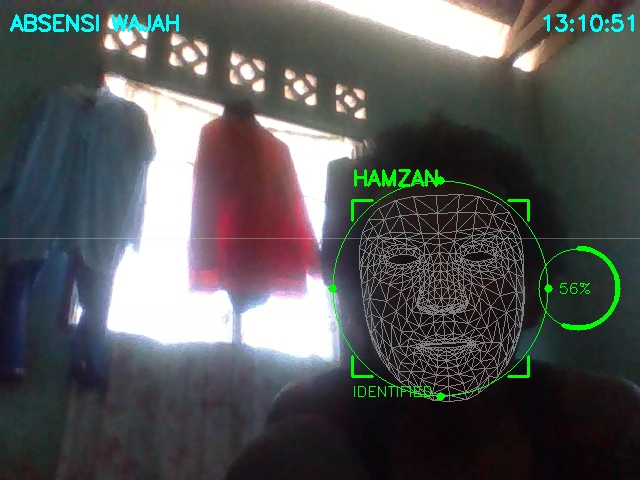
#> input picture week2-face-absen/data/bukti/Hamzan/20260610_131051.jpg, 640 x 480 px, given in place of the camera
$ python tracker.py
#> lines starting #> are read from the running program, lines starting #| are printed output that depends on the picture; after the words box and inside, x2 and y2 are one past the last pixel; in counts of white or black regions, pixels touching at a corner belong together
import cv2
import numpy as np

def nothing(x):
    pass

# 1. Inisialisasi Kamera
cap = cv2.VideoCapture(0)
cap.set(cv2.CAP_PROP_FRAME_WIDTH, 640)
cap.set(cv2.CAP_PROP_FRAME_HEIGHT, 480)

# 2. Bikin Window Control buat Trackbar Slider
cv2.namedWindow("Cyberpunk Control Panel")
cv2.resizeWindow("Cyberpunk Control Panel", 400, 350)

# 3. Buat Slider untuk Lower dan Upper HSV
cv2.createTrackbar("Lower - H", "Cyberpunk Control Panel", 0, 180, nothing)
#> slider 'Lower - H' is set to 36
cv2.createTrackbar("Lower - S", "Cyberpunk Control Panel", 0, 255, nothing)
#> slider 'Lower - S' is set to 51
cv2.createTrackbar("Lower - V", "Cyberpunk Control Panel", 0, 255, nothing)
#> slider 'Lower - V' is set to 51

cv2.createTrackbar("Upper - H", "Cyberpunk Control Panel", 180, 180, nothing)
cv2.createTrackbar("Upper - S", "Cyberpunk Control Panel", 255, 255, nothing)
cv2.createTrackbar("Upper - V", "Cyberpunk Control Panel", 255, 255, nothing)

print("[INFO] Tracker Aktif! Geser slider sampai objek lu berwarna PUTIH di jendela MASK.")
print("[INFO] Tekan 'Q' untuk keluar dan menyalin data HSV.")

while True:
    ret, frame = cap.read()
#> frame is the input picture: shape (480, 640, 3); mean B, G, R 86.1, 86.2, 84.6
    if not ret or frame is None: break

    frame = cv2.flip(frame, 1)
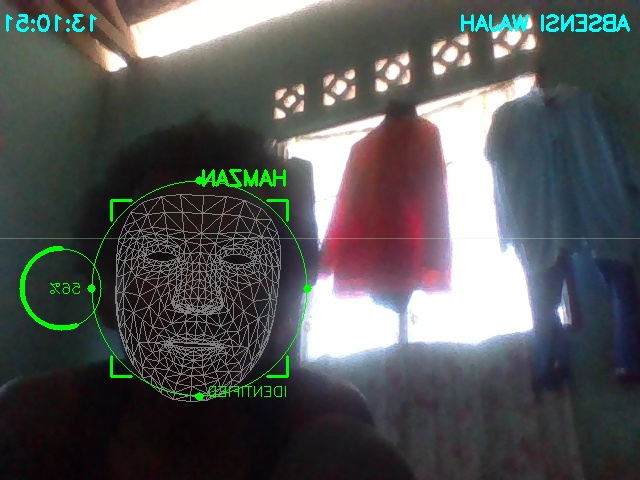
#> frame: shape (480, 640, 3); mean B, G, R 86.1, 86.2, 84.6
    # Konversi BGR asli ke HSV
    hsv = cv2.cvtColor(frame, cv2.COLOR_BGR2HSV)
#> hsv: shape (480, 640, 3); mean H, S, V 86.5, 61.3, 95.6

    # 4. Ambil Posisi Slider secara Real-Time
    lh = cv2.getTrackbarPos("Lower - H", "Cyberpunk Control Panel")
    ls = cv2.getTrackbarPos("Lower - S", "Cyberpunk Control Panel")
    lv = cv2.getTrackbarPos("Lower - V", "Cyberpunk Control Panel")

    uh = cv2.getTrackbarPos("Upper - H", "Cyberpunk Control Panel")
    us = cv2.getTrackbarPos("Upper - S", "Cyberpunk Control Panel")
    uv = cv2.getTrackbarPos("Upper - V", "Cyberpunk Control Panel")

    # Satukan nilai ke matriks NumPy
    lower_bound = np.array([lh, ls, lv])
    upper_bound = np.array([uh, us, uv])

    # 5. Filter Warna Menggunakan Masking
    mask = cv2.inRange(hsv, lower_bound, upper_bound)
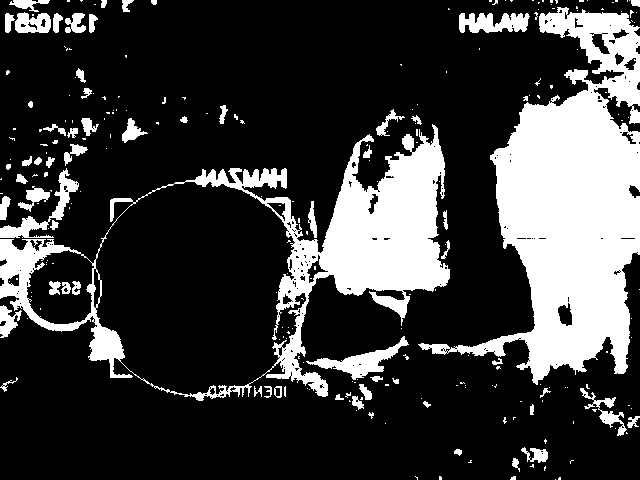
#> mask: shape (480, 640); 23.5% white; 246 white regions (183 under 20 px), largest, box (x1, y1, x2, y2) and area: (418, 7, 640, 385) 36537, (0, 124, 450, 401) 24804, (306, 336, 409, 380) 1270

    # Potong frame asli agar hanya memunculkan warna yang terfilter (Opsional/Biar Keren)
    hasil_filter = cv2.bitwise_and(frame, frame, mask=mask)
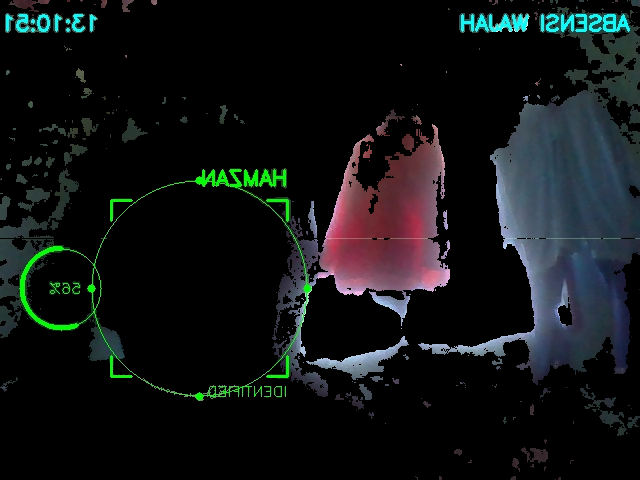
#> hasil_filter: shape (480, 640, 3); mean B, G, R 20.4, 19.8, 16.8

    # 6. Tampilkan Semua Window
    cv2.imshow("Kamera Asli", frame)
    cv2.imshow("Jendela Mask (Target Putih)", mask)
    cv2.imshow("Hasil Filter Objek", hasil_filter)

    # Tekan 'q' buat stop dan ngeprint angkanya di terminal
    if cv2.waitKey(1) & 0xFF == ord('q'):
#> (key q is pressed here)
        print("\n" + "="*40)
        print(" HASIL KALIBRASI WARNA COCOK DI KAMAR LU:")
        print(f" 'hsv_lower': [{lh}, {ls}, {lv}]")
        print(f" 'hsv_upper': [{uh}, {us}, {uv}]")
        print("="*40)
        break

cap.release()
cv2.destroyAllWindows()
